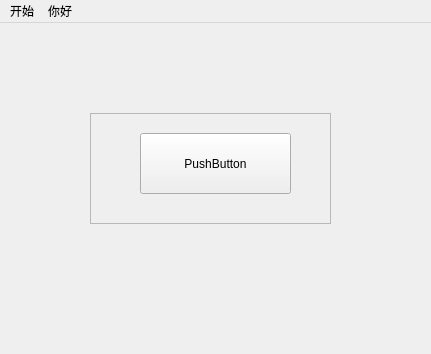
<?xml version="1.0" encoding="UTF-8"?>
<ui version="4.0">
 <class>MainWindow</class>
 <widget class="QMainWindow" name="MainWindow">
  <property name="geometry">
   <rect>
    <x>0</x>
    <y>0</y>
    <width>431</width>
    <height>354</height>
   </rect>
  </property>
  <property name="windowTitle">
   <string>MainWindow</string>
  </property>
  <widget class="QWidget" name="centralwidget">
   <widget class="QFrame" name="frame">
    <property name="geometry">
     <rect>
      <x>90</x>
      <y>90</y>
      <width>241</width>
      <height>111</height>
     </rect>
    </property>
    <property name="frameShape">
     <enum>QFrame::StyledPanel</enum>
    </property>
    <property name="frameShadow">
     <enum>QFrame::Raised</enum>
    </property>
    <widget class="QPushButton" name="pushButton">
     <property name="geometry">
      <rect>
       <x>50</x>
       <y>20</y>
       <width>151</width>
       <height>61</height>
      </rect>
     </property>
     <property name="text">
      <string>PushButton</string>
     </property>
    </widget>
   </widget>
  </widget>
  <widget class="QMenuBar" name="menubar">
   <property name="geometry">
    <rect>
     <x>0</x>
     <y>0</y>
     <width>431</width>
     <height>30</height>
    </rect>
   </property>
   <property name="sizePolicy">
    <sizepolicy hsizetype="Fixed" vsizetype="Minimum">
     <horstretch>0</horstretch>
     <verstretch>0</verstretch>
    </sizepolicy>
   </property>
   <widget class="QMenu" name="menu">
    <property name="title">
     <string>开始</string>
    </property>
   </widget>
   <widget class="QMenu" name="menu_2">
    <property name="title">
     <string>你好</string>
    </property>
   </widget>
   <addaction name="menu"/>
   <addaction name="menu_2"/>
  </widget>
 </widget>
 <resources/>
 <connections/>
</ui>
